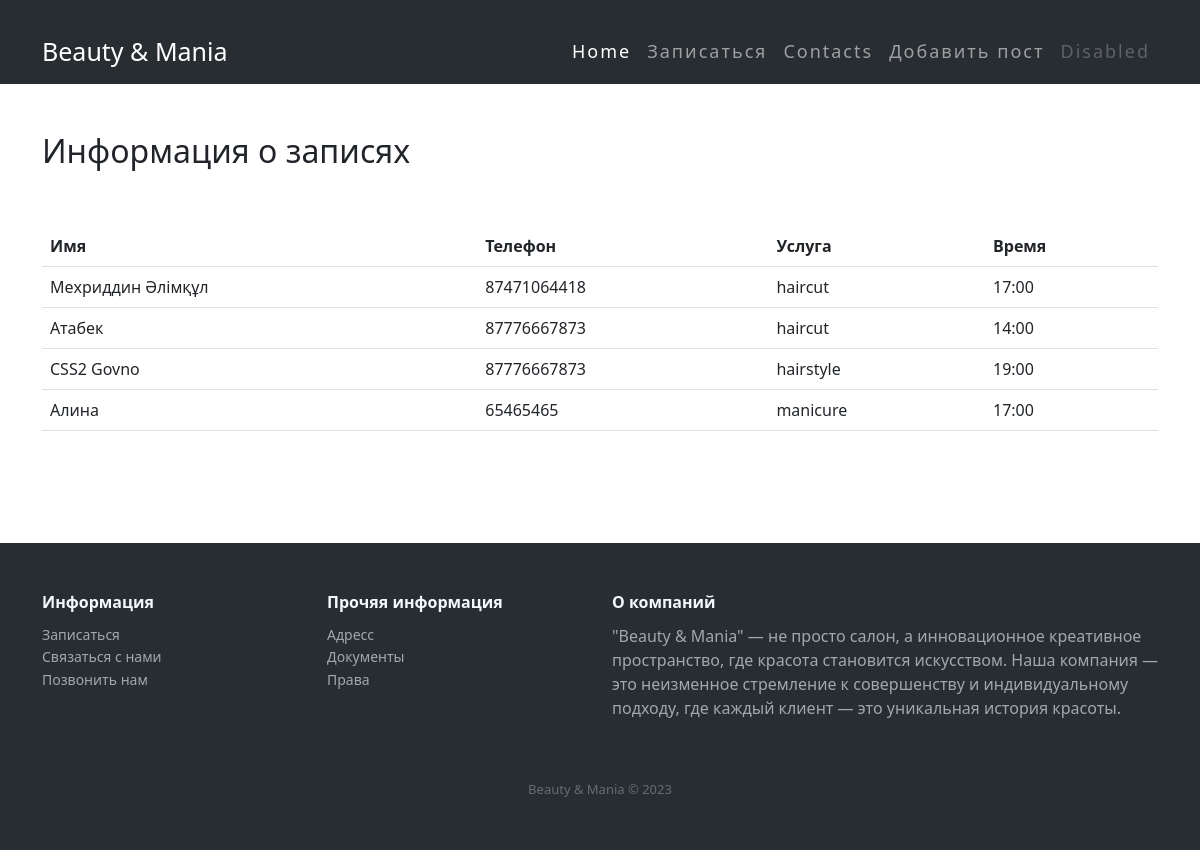
The app's page /info/ with its own data.
### app/models.py (models this page shows, shortened)
class Appointment(models.Model):
    name = models.CharField(max_length=100)
    phone = models.CharField(max_length=15)
    service_choices = [
        ('lashes', 'Наращивание ресниц'),
        ('manicure', 'Маникюр'),
        ('haircut', 'Стрижка'),
        ('hairstyle', 'Укладка'),
    ]
    service = models.CharField(max_length=20, choices=service_choices)
    time_choices = [
        ('9:00', '9:00'),
        ('10:00', '10:00'),
        ('11:00', '11:00'),
        ('12:00', '12:00'),
        ('13:00', '13:00'),
        ('14:00', '14:00'),
        ('15:00', '15:00'),
        ('16:00', '16:00'),
        ('17:00', '17:00'),
        ('18:00', '18:00'),
        ('19:00', '19:00'),
    ]
    time = models.CharField(max_length=20, choices=time_choices)

### app/views.py (the view)
# urls.py: path('info/', views.info_view, name='info'),
def info_view(request):
    appointments = Appointment.objects.all()
    return render(request, 'info.html', {'appointments': appointments})

### app/templates/info.html
{% extends 'base.html' %}
{% block content %}
  <div class="container">
    <br><br>
    <h2>Информация о записях</h2>
    <br><br>
    <table class="table">
      <thead>
        <tr>
          <th scope="col">Имя</th>
          <th scope="col">Телефон</th>
          <th scope="col">Услуга</th>
          <th scope="col">Время</th>
        </tr>
      </thead>
      <tbody>
        {% for appointment in appointments %}
          <tr>
            <td>{{ appointment.name }}</td>
            <td>{{ appointment.phone }}</td>
            <td>{{ appointment.service }}</td>
            <td>{{ appointment.time }}</td>
          </tr>
        {% endfor %}
      </tbody>
    </table>
  </div>
  <br><br><br><br>
{% endblock %}

### app/static/css/style.css (style rules this page uses)
* { margin: 0; padding: 0; }

### records on screen
Appointment: name "Мехриддин Әлімқұл", phone "87471064418", service "haircut", time "17:00"
Appointment: name "Атабек", phone "87776667873", service "haircut", time "14:00"
Appointment: name "CSS2 Govno", phone "87776667873", service "hairstyle", time "19:00"
Appointment: name "Алина", phone "65465465", service "manicure", time "17:00"
